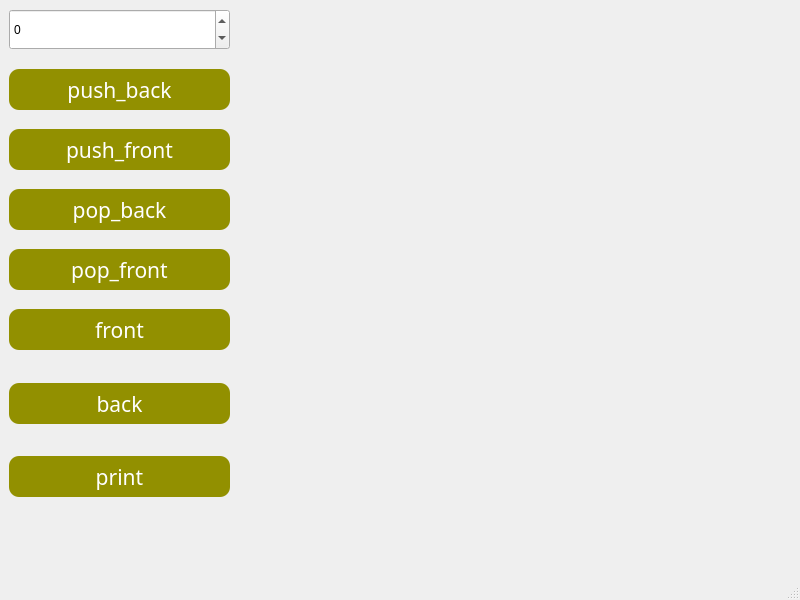
<?xml version="1.0" encoding="UTF-8"?>
<ui version="4.0">
 <class>MainWindow</class>
 <widget class="QMainWindow" name="MainWindow">
  <property name="geometry">
   <rect>
    <x>0</x>
    <y>0</y>
    <width>800</width>
    <height>600</height>
   </rect>
  </property>
  <property name="windowTitle">
   <string>MainWindow</string>
  </property>
  <widget class="QWidget" name="centralwidget">
   <layout class="QGridLayout" name="gridLayout">
    <item row="0" column="0">
     <layout class="QFormLayout" name="formLayout">
      <item row="0" column="0">
       <layout class="QVBoxLayout" name="verticalLayout">
        <item>
         <widget class="QSpinBox" name="spinBox">
          <property name="minimumSize">
           <size>
            <width>0</width>
            <height>41</height>
           </size>
          </property>
          <property name="minimum">
           <number>-100</number>
          </property>
          <property name="maximum">
           <number>100</number>
          </property>
         </widget>
        </item>
        <item alignment="Qt::AlignHCenter|Qt::AlignVCenter">
         <widget class="QPushButton" name="On_push_back">
          <property name="minimumSize">
           <size>
            <width>221</width>
            <height>41</height>
           </size>
          </property>
          <property name="maximumSize">
           <size>
            <width>221</width>
            <height>41</height>
           </size>
          </property>
          <property name="font">
           <font>
            <family>Futura</family>
            <pointsize>16</pointsize>
            <italic>false</italic>
            <fontweight>Medium</fontweight>
           </font>
          </property>
          <property name="styleSheet">
           <string notr="true">background-color: rgb(146, 144, 0);
color: rgb(255, 255, 255);
font: 500 16pt &quot;Futura&quot;;
border-radius: 10px;
padding: 6px;</string>
          </property>
          <property name="text">
           <string>push_back</string>
          </property>
         </widget>
        </item>
        <item>
         <widget class="QPushButton" name="On_push_front">
          <property name="minimumSize">
           <size>
            <width>221</width>
            <height>41</height>
           </size>
          </property>
          <property name="maximumSize">
           <size>
            <width>221</width>
            <height>41</height>
           </size>
          </property>
          <property name="font">
           <font>
            <family>Futura</family>
            <pointsize>16</pointsize>
            <italic>false</italic>
            <fontweight>Medium</fontweight>
           </font>
          </property>
          <property name="styleSheet">
           <string notr="true">background-color: rgb(146, 144, 0);
color: rgb(255, 255, 255);
font: 500 16pt &quot;Futura&quot;;
border-radius: 10px;
padding: 6px;</string>
          </property>
          <property name="text">
           <string>push_front</string>
          </property>
         </widget>
        </item>
        <item alignment="Qt::AlignHCenter|Qt::AlignVCenter">
         <widget class="QPushButton" name="On_pop_back">
          <property name="minimumSize">
           <size>
            <width>221</width>
            <height>41</height>
           </size>
          </property>
          <property name="maximumSize">
           <size>
            <width>221</width>
            <height>41</height>
           </size>
          </property>
          <property name="font">
           <font>
            <family>Futura</family>
            <pointsize>16</pointsize>
            <italic>false</italic>
            <fontweight>Medium</fontweight>
           </font>
          </property>
          <property name="styleSheet">
           <string notr="true">background-color: rgb(146, 144, 0);
color: rgb(255, 255, 255);
font: 500 16pt &quot;Futura&quot;;
border-radius: 10px;
padding: 6px;</string>
          </property>
          <property name="text">
           <string>pop_back</string>
          </property>
         </widget>
        </item>
        <item>
         <widget class="QPushButton" name="On_pop_front">
          <property name="minimumSize">
           <size>
            <width>221</width>
            <height>41</height>
           </size>
          </property>
          <property name="maximumSize">
           <size>
            <width>221</width>
            <height>41</height>
           </size>
          </property>
          <property name="font">
           <font>
            <family>Futura</family>
            <pointsize>16</pointsize>
            <italic>false</italic>
            <fontweight>Medium</fontweight>
           </font>
          </property>
          <property name="styleSheet">
           <string notr="true">background-color: rgb(146, 144, 0);
color: rgb(255, 255, 255);
font: 500 16pt &quot;Futura&quot;;
border-radius: 10px;
padding: 6px;</string>
          </property>
          <property name="text">
           <string>pop_front</string>
          </property>
         </widget>
        </item>
        <item alignment="Qt::AlignHCenter|Qt::AlignVCenter">
         <widget class="QPushButton" name="On_front">
          <property name="minimumSize">
           <size>
            <width>221</width>
            <height>41</height>
           </size>
          </property>
          <property name="maximumSize">
           <size>
            <width>221</width>
            <height>41</height>
           </size>
          </property>
          <property name="font">
           <font>
            <family>Futura</family>
            <pointsize>16</pointsize>
            <italic>false</italic>
            <fontweight>Medium</fontweight>
           </font>
          </property>
          <property name="styleSheet">
           <string notr="true">background-color: rgb(146, 144, 0);
color: rgb(255, 255, 255);
font: 500 16pt &quot;Futura&quot;;
border-radius: 10px;
padding: 6px;</string>
          </property>
          <property name="text">
           <string>front</string>
          </property>
         </widget>
        </item>
        <item alignment="Qt::AlignHCenter|Qt::AlignVCenter">
         <widget class="QPushButton" name="On_back">
          <property name="minimumSize">
           <size>
            <width>221</width>
            <height>41</height>
           </size>
          </property>
          <property name="maximumSize">
           <size>
            <width>221</width>
            <height>41</height>
           </size>
          </property>
          <property name="font">
           <font>
            <family>Futura</family>
            <pointsize>16</pointsize>
            <italic>false</italic>
            <fontweight>Medium</fontweight>
           </font>
          </property>
          <property name="styleSheet">
           <string notr="true">background-color: rgb(146, 144, 0);
color: rgb(255, 255, 255);
font: 500 16pt &quot;Futura&quot;;
border-radius: 10px;
padding: 6px;</string>
          </property>
          <property name="text">
           <string>back</string>
          </property>
         </widget>
        </item>
        <item alignment="Qt::AlignHCenter|Qt::AlignVCenter">
         <widget class="QPushButton" name="On_Print">
          <property name="minimumSize">
           <size>
            <width>221</width>
            <height>41</height>
           </size>
          </property>
          <property name="maximumSize">
           <size>
            <width>221</width>
            <height>41</height>
           </size>
          </property>
          <property name="font">
           <font>
            <family>Futura</family>
            <pointsize>16</pointsize>
            <italic>false</italic>
            <fontweight>Medium</fontweight>
           </font>
          </property>
          <property name="styleSheet">
           <string notr="true">background-color: rgb(146, 144, 0);
color: rgb(255, 255, 255);
font: 500 16pt &quot;Futura&quot;;
border-radius: 10px;
padding: 6px;</string>
          </property>
          <property name="text">
           <string>print</string>
          </property>
         </widget>
        </item>
       </layout>
      </item>
      <item row="0" column="1">
       <widget class="QLabel" name="label">
        <property name="minimumSize">
         <size>
          <width>501</width>
          <height>501</height>
         </size>
        </property>
        <property name="text">
         <string/>
        </property>
        <property name="alignment">
         <set>Qt::AlignLeading|Qt::AlignLeft|Qt::AlignTop</set>
        </property>
       </widget>
      </item>
     </layout>
    </item>
   </layout>
  </widget>
  <widget class="QMenuBar" name="menubar">
   <property name="geometry">
    <rect>
     <x>0</x>
     <y>0</y>
     <width>800</width>
     <height>36</height>
    </rect>
   </property>
  </widget>
  <widget class="QStatusBar" name="statusbar"/>
 </widget>
 <resources/>
 <connections/>
</ui>
